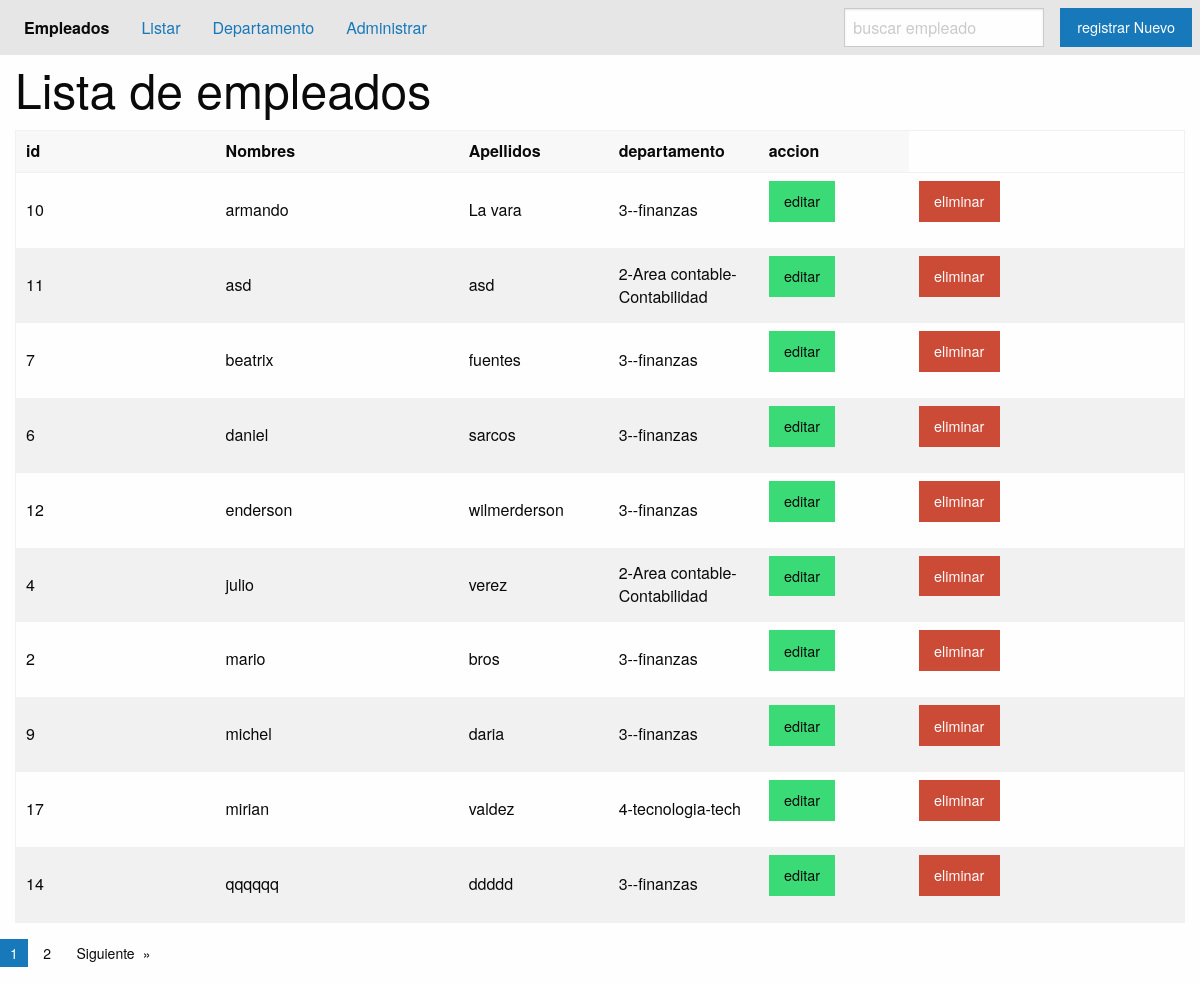
The page /listar-empleado-admin/ on the database as committed earlier.
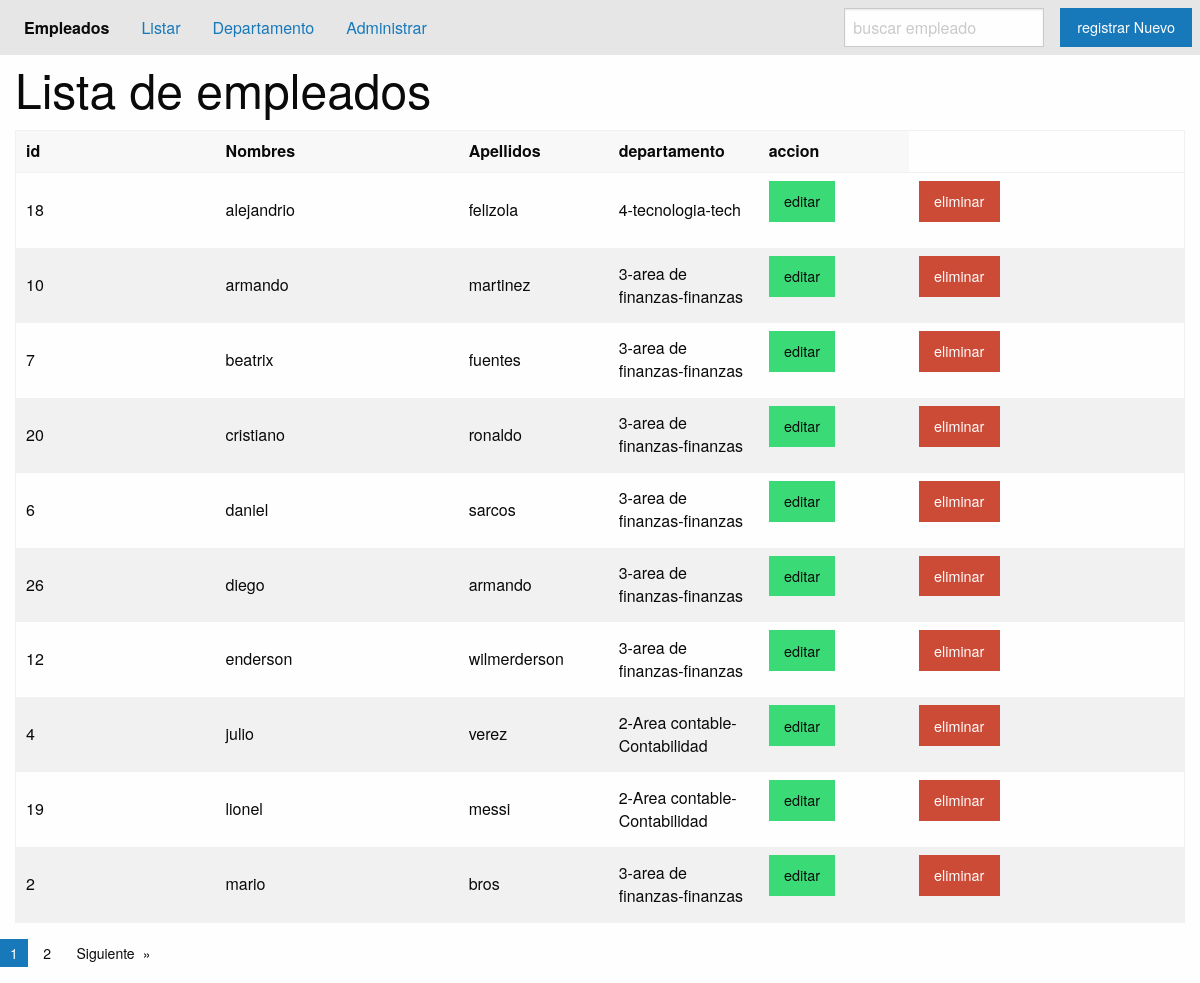
The same page on the database as committed later.
### applications/persona/models.py (models this page shows, shortened)
class Empleado(models.Model):
    JOB_CHOICES = (
        ('0','CONTADOR'),
        ('1','ADMINISTRADOR'),
        ('2','ECONOMISTA'),
        ('3','OTRO')
    )
    first_name = models.CharField('Nombres', max_length=60)
    last_name = models.CharField('Apellido', max_length=60)
    full_name = models.CharField('nombres completos', max_length=120, blank=True, null=True)
    job = models.CharField('trabajo', max_length=1, choices=JOB_CHOICES )
    departamento = models.ForeignKey(Departamento, on_delete=models.CASCADE)
    avatar = models.ImageField( upload_to='empleado',blank=True, null=True )
    habilidades = models.ManyToManyField(Habilidades)
    hoja_vida = RichTextField()
    class Meta():
        verbose_name = 'Empleados'
        verbose_name_plural = 'Empleados de la empresa'

### applications/departamento/models.py (models this page shows)
class Departamento(models.Model):
    name = models.CharField('Nombre', max_length=50)
    short_name = models.CharField('Nombre Corto', max_length=20, unique=True)
    anulate = models.BooleanField('Anulado', default=False )
    class Meta():
        verbose_name = 'Mi departamento'
        verbose_name_plural = 'Areas de la empresa'
        ordering = ['-name']
        unique_together = ('name','short_name')
    def __str__(self):
        return str(self.id) + '-' + self.name + '-' + self.short_name

### applications/persona/views.py (the view)
# urls.py: path('listar-empleado-admin/', views.ListAllEmpleadosAdmin.as_view(), name="empleados_admin"),
class ListAllEmpleadosAdmin(ListView):
    model = Empleado
    template_name = 'persona/lista_empleados.html'
    paginate_by = 10
    ordering = 'first_name'
    context_object_name = 'empleados'

### templates/persona/lista_empleados.html (shortened to what this page needs)
{% extends 'base.html' %}
{% block content %}
{% include 'includes/header.html' %}
<div class="grid-container" >
    <div class="grid-x">
        <h1 class="cell">Lista de empleados</h1>
            <div class="cell">
                <table>
                    <thead>
                      <tr>
                        <th width="200">id</th>
                        <th>Nombres</th>
                        <th width="150">Apellidos</th>
                        <th width="150">departamento</th>
                        <th width="150">accion</th>
                      </tr>
                    </thead>
                    <tbody>
                        {% for e in empleados %}
                      <tr>
                        <td>{{e.id}}</td>
                        <td>{{e.first_name}}</td>
                        <td>{{e.last_name}}</td>
                        <td>{{e.departamento}}</td>
                        <td>
                            <a class="button success" href="{% url 'persona_app:update' e.id %}">editar</a>
                        </td>
                        <td>
                            <a class="button alert" href="{% url 'persona_app:delete' e.id %}">eliminar</a>
                        </td>
                      </tr>
                      {% endfor %}
                    </tbody>
                  </table>
            </div>
        </div>
    </div>
    <div class="cell">
        {% if is_paginated %}
            <nav aria-label="Pagination">
                <ul class="pagination">
                    {% for pagina in paginator.page_range %}
                        {% if pagina == page_obj.number %}
                        <li class="current"><span class="show-for-sr">You're on page</span> {{pagina}}</li>
                        {% else %}
                        <li><a href="?page={{pagina}}" >{{ pagina }}</a></li>
                        {% endif %}
                    {% endfor %}
                    {% if page_obj.has_next %}
                <li class="pagination-next">
                    <a href="?page={{page_obj.next_page_number}}" >Siguiente</a>
                </li>
                    {% endif %}
                </ul>
            </nav>
        {% endif %}
    </div>
{% endblock content %}

Rows that differ between the two databases and show on the page:
removed Empleado: id "11", first_name "asd", last_name "asd", departamento "2-Area contable-Contabilidad"
no longer on this page (row unchanged): Empleado: id "9", first_name "michel", last_name "daria", departamento "3--finanzas"
no longer on this page (row unchanged): Empleado: id "17", first_name "mirian", last_name "valdez", departamento "4-tecnologia-tech"
removed Empleado: id "14", first_name "qqqqqq", last_name "ddddd", departamento "3--finanzas"
added Empleado: id "18", first_name "alejandrio", last_name "felizola", departamento "4-tecnologia-tech"
changed Empleado id 10: last_name "La vara" → "martinez"; departamento "3--finanzas" → "3-area de finanzas-finanzas"
changed through a linked row, Empleado "beatrix": departamento "3--finanzas" → "3-area de finanzas-finanzas"
added Empleado: id "20", first_name "cristiano", last_name "ronaldo", departamento "3-area de finanzas-finanzas"
changed through a linked row, Empleado "daniel": departamento "3--finanzas" → "3-area de finanzas-finanzas"
added Empleado: id "26", first_name "diego", last_name "armando", departamento "3-area de finanzas-finanzas"
changed through a linked row, Empleado "enderson": departamento "3--finanzas" → "3-area de finanzas-finanzas"
added Empleado: id "19", first_name "lionel", last_name "messi", departamento "2-Area contable-Contabilidad"
changed through a linked row, Empleado "mario": departamento "3--finanzas" → "3-area de finanzas-finanzas"
